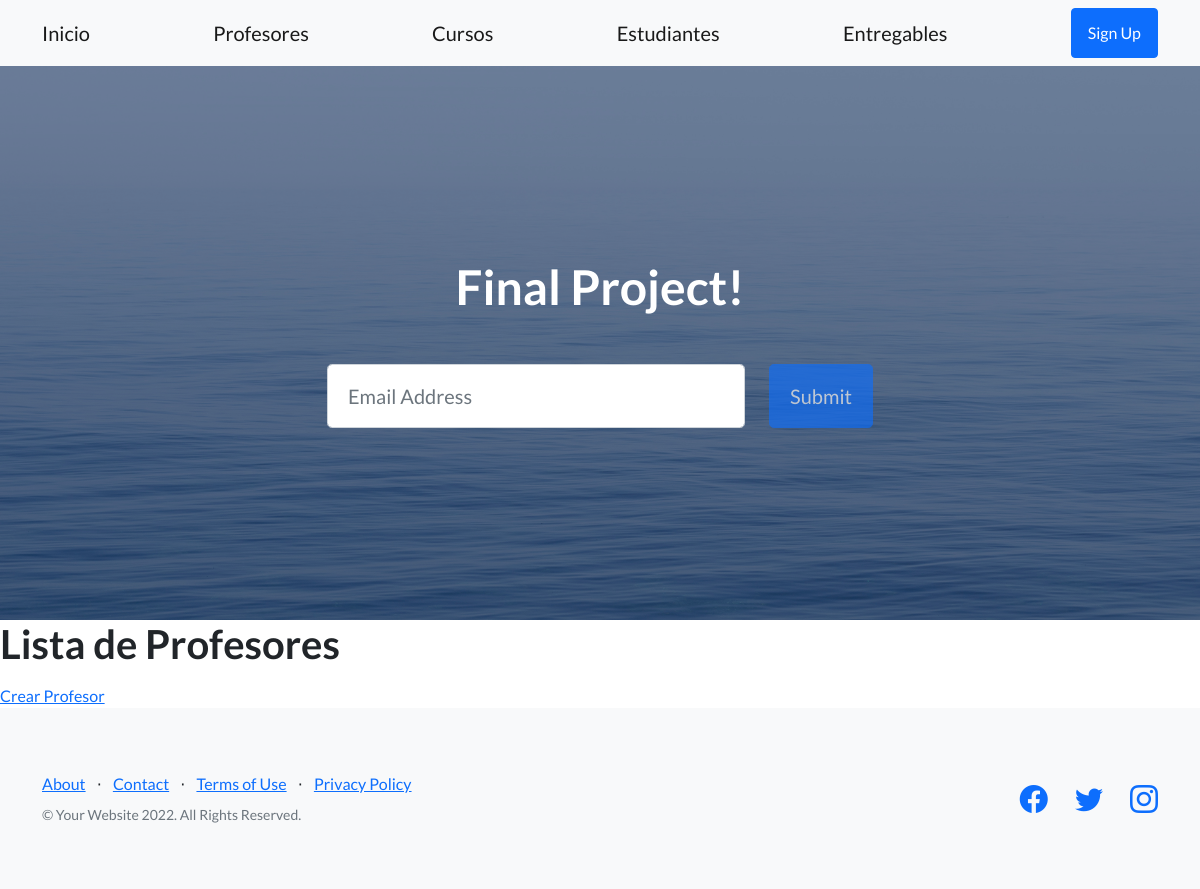
/app-coder/listaProfesores/, run on an earlier commit of the app's database.
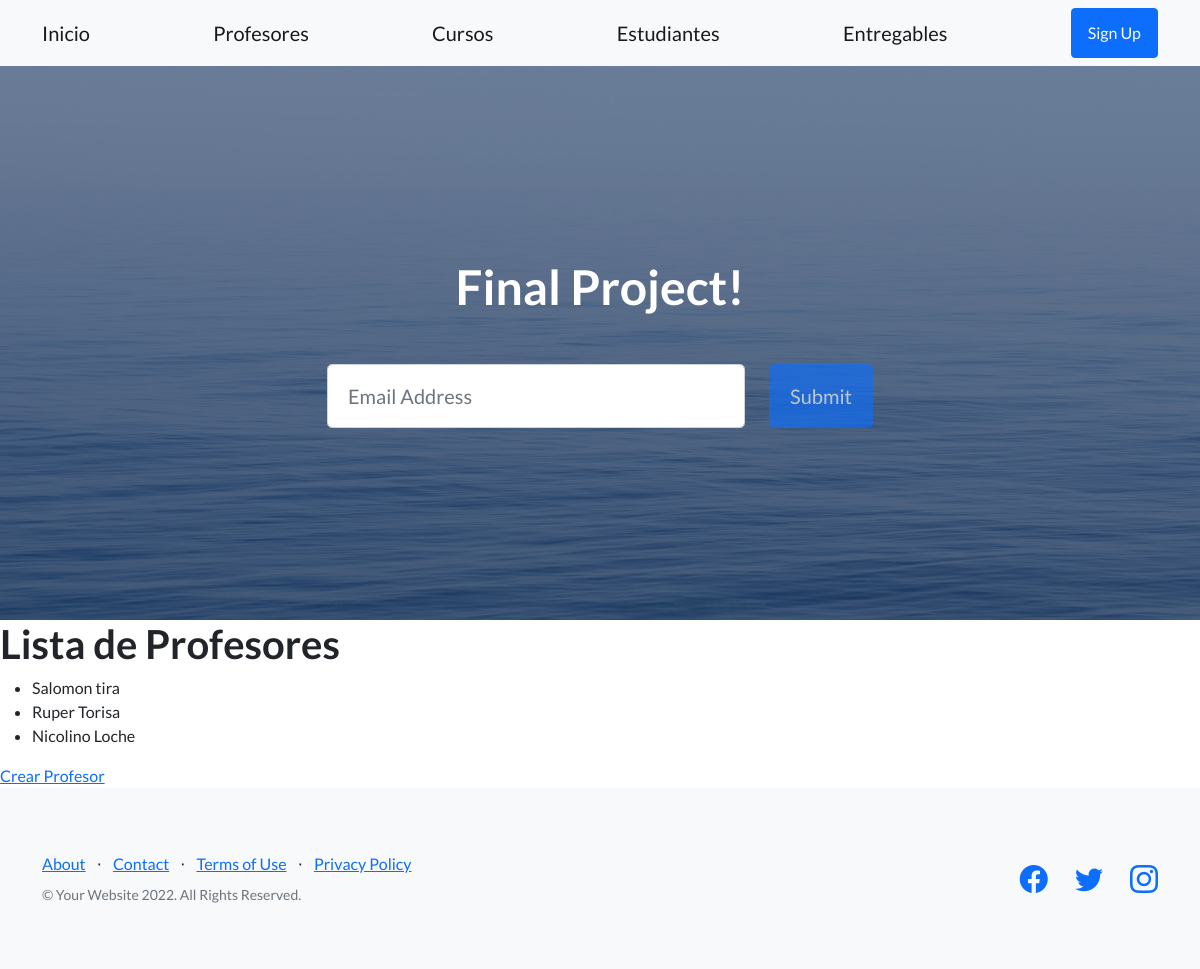
And on a later commit of the database.
### App_Coder/models.py (models this page shows)
class Profesor(models.Model):
    nombre = models.CharField(max_length=50)
    apellido = models.CharField(max_length=50)
    email =   models.EmailField()
    profesion =   models.CharField(max_length=30)
    def __str__(self) -> str:
        return f'{self.nombre}  {self.apellido}'

### App_Coder/views.py (the view)
# urls.py: path('listaProfesores/', listaProfesores, name = "ListaProfesores"),
def listaProfesores(request):
    profesores = Profesor.objects.all()
    contexto = {"Profesores": profesores}
    return render(request, "leerProfesores.html", contexto)

### App_Coder/templates/leerProfesores.html
{% extends 'padre.html' %}
    {% load static %}
{% block bloque5 %}
    <h1>Lista de Profesores</h1>
    <ul>
        {% for profesor in Profesores %}
        <li>
            {{profesor}}
        </li>
        {% endfor %}
    </ul>
    <a href="{% url 'ProfesorFormulario' %}">Crear Profesor</a>
{% endblock bloque5 %}

What changed in the data, as far as the page shows it:
added Profesor: nombre+apellido "Salomon tira"
added Profesor: nombre+apellido "Ruper Torisa"
added Profesor: nombre+apellido "Nicolino Loche"
